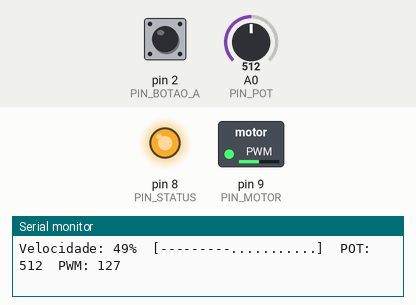
Simulated run of this sketch. Board: Arduino Uno, built with avr-gcc and run on an emulated ATmega328P. On the bench: switched loads named in the sketch (green lamp = pin HIGH), output pins drawn as LEDs (lit = HIGH), the last lines printed to the serial monitor. Dashed ring = blinking. Inputs (shaded band) come from the test bench; at power-on: pin 2 (PIN_BOTAO_A) HIGH, A0 (PIN_POT) = 512.

Above: at 1.2 s.
1.3 s: pin 2 (PIN_BOTAO_A) pulled LOW for 0.15 s
At 1.53 s:
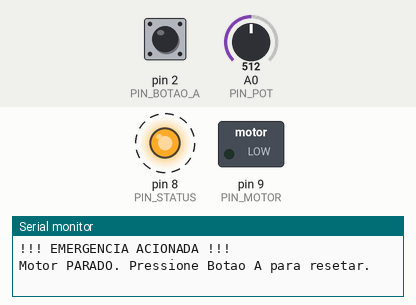
4.3 s: pin 2 (PIN_BOTAO_A) pulled LOW for 1 s
At 5.2 s:
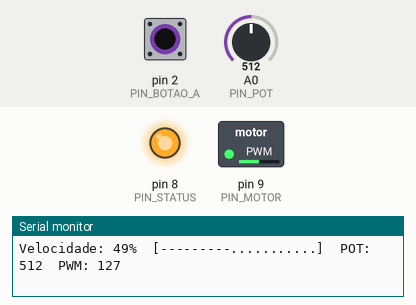
8.3 s: A0 (PIN_POT) set to 716
At 8.6 s:
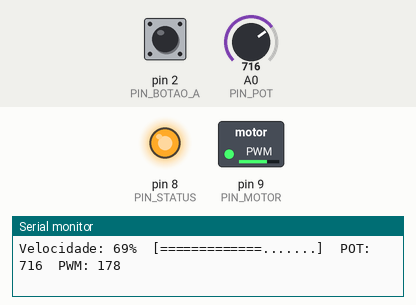
9.8 s: A0 (PIN_POT) set to 900
At 10.6 s:
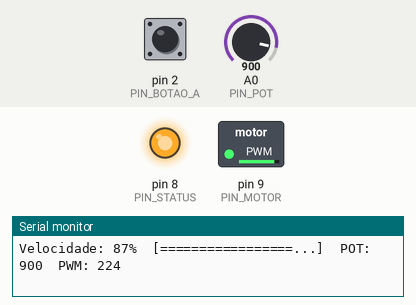
11.3 s: A0 (PIN_POT) set to 122
At 12.5 s:
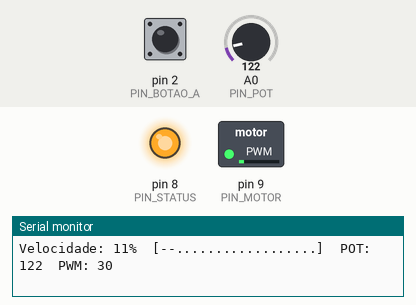
12.8 s: A0 (PIN_POT) set to 0
At 13.6 s:
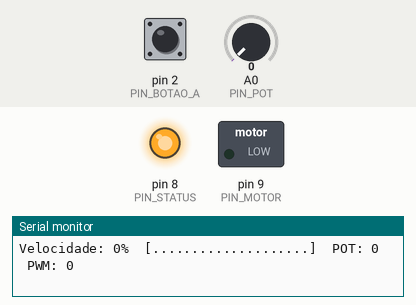
Timing chart, 0 to 15.8 s (numbered marks = the images above; inputs shaded):
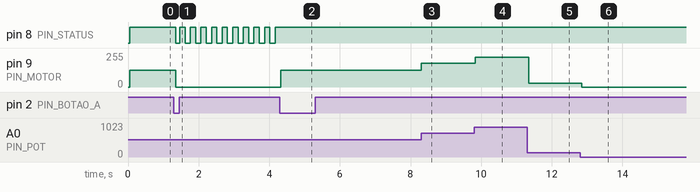

Measured:
- after the input at 1.3 s, pin 8 (PIN_STATUS): alternates HIGH for 0.15 s and LOW for 0.15 s, starting after 0.05 s; pin 9 (PIN_MOTOR): 127/255 → 0/255 after 0.05 s
- after the input at 4.3 s, pin 8 (PIN_STATUS): stops changing and stays HIGH; pin 9 (PIN_MOTOR): 0/255 → 127/255 at once
- after the input at 8.3 s, pin 9 (PIN_MOTOR): 127/255 → 178/255 at once
- after the input at 9.8 s, pin 9 (PIN_MOTOR): 178/255 → 224/255 at once
- after the input at 11.3 s, pin 9 (PIN_MOTOR): 224/255 → 30/255 after 0.05 s
- after the input at 12.8 s, pin 9 (PIN_MOTOR): 30/255 → 0/255 after 0.05 s

The sketch:

exercicio18.ino
```cpp
// ============================================================
//  Controle de Velocidade de Esteira com Emergencia
//  - Potenciometro no pino A0  -> velocidade do motor
//  - LED 1 no pino PWM 9       -> motor principal
//  - LED 2 no pino 8           -> status / falha critica
//  - Botao A no pino 2         -> emergencia / reset
// ============================================================

const int PIN_POT      = A0;
const int PIN_MOTOR    = 9;   // PWM
const int PIN_STATUS   = 8;
const int PIN_BOTAO_A  = 2;

const unsigned long BLINK_EMERGENCIA_MS = 150;  // pisca rapido — falha critica
const unsigned long LEITURA_MS          = 50;   // atualiza motor a cada 50ms

enum Estado { OPERANDO, EMERGENCIA };
Estado estado = OPERANDO;

unsigned long ultimaLeitura = 0;
unsigned long ultimoBlink   = 0;
bool          ledStatus     = false;
bool          anteriorA     = HIGH;

// ============================================================
void setup() {
  pinMode(PIN_MOTOR,   OUTPUT);
  pinMode(PIN_STATUS,  OUTPUT);
  pinMode(PIN_BOTAO_A, INPUT_PULLUP);

  analogWrite (PIN_MOTOR,  0);
  digitalWrite(PIN_STATUS, LOW);

  Serial.begin(9600);
  Serial.println("Sistema OPERANDO. Gire o potenciometro.");
}

// ============================================================
bool clicouA() {
  bool leitura = digitalRead(PIN_BOTAO_A);
  if (leitura == LOW && anteriorA == HIGH) {
    delay(30);
    anteriorA = digitalRead(PIN_BOTAO_A);
    return (anteriorA == LOW);
  }
  anteriorA = leitura;
  return false;
}

// ============================================================
String barraVelocidade(int pwm) {
  int pos = map(pwm, 0, 255, 0, 20);
  String b = "[";
  for (int i = 0; i < 20; i++) {
    if      (i < pos && pos >= 18) b += "X";
    else if (i < pos && pos >= 12) b += "=";
    else if (i < pos)              b += "-";
    else                           b += ".";
  }
  b += "]";
  return b;
}

// ============================================================
void loop() {
  unsigned long agora = millis();
  bool bA = clicouA();

  switch (estado) {

    // --------------------------------------------------------
    case OPERANDO:
      // Botao A: aciona emergencia
      if (bA) {
        analogWrite (PIN_MOTOR,  0);
        digitalWrite(PIN_STATUS, LOW);
        ledStatus = false;
        ultimoBlink = agora;
        estado = EMERGENCIA;
        Serial.println("");
        Serial.println("!!! EMERGENCIA ACIONADA !!!");
        Serial.println("Motor PARADO. Pressione Botao A para resetar.");
        break;
      }

      // Atualiza velocidade do motor pelo potenciometro
      if (agora - ultimaLeitura >= LEITURA_MS) {
        ultimaLeitura = agora;

        int   pot  = analogRead(PIN_POT);
        int   pwm  = map(pot, 0, 1023, 0, 255);
        float pct  = (pwm / 255.0) * 100.0;

        analogWrite(PIN_MOTOR, pwm);

        // LED de status: aceso fixo durante operacao normal
        digitalWrite(PIN_STATUS, HIGH);

        Serial.print("Velocidade: ");
        Serial.print((int)pct);
        Serial.print("%  ");
        Serial.print(barraVelocidade(pwm));
        Serial.print("  POT: ");
        Serial.print(pot);
        Serial.print("  PWM: ");
        Serial.println(pwm);
      }
      break;

    // --------------------------------------------------------
    case EMERGENCIA:
      // Piscar LED de status rapido — falha critica
      if (agora - ultimoBlink >= BLINK_EMERGENCIA_MS) {
        ultimoBlink = agora;
        ledStatus   = !ledStatus;
        digitalWrite(PIN_STATUS, ledStatus ? HIGH : LOW);
      }

      // Motor sempre parado em emergencia
      analogWrite(PIN_MOTOR, 0);

      // Botao A: reinicia o sistema
      if (bA) {
        digitalWrite(PIN_STATUS, HIGH);
        ledStatus = false;
        estado = OPERANDO;
        Serial.println("");
        Serial.println("Sistema REINICIADO. Operando normalmente.");
      }
      break;
  }
}
```
